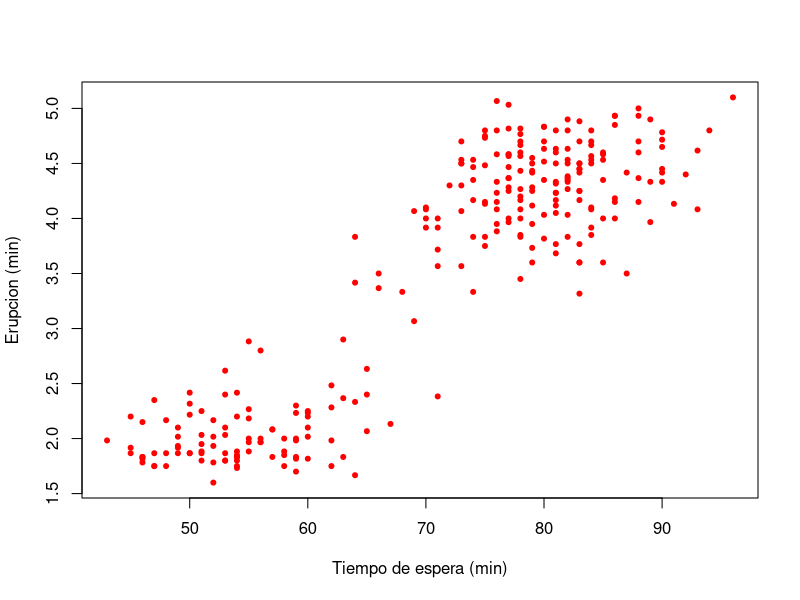
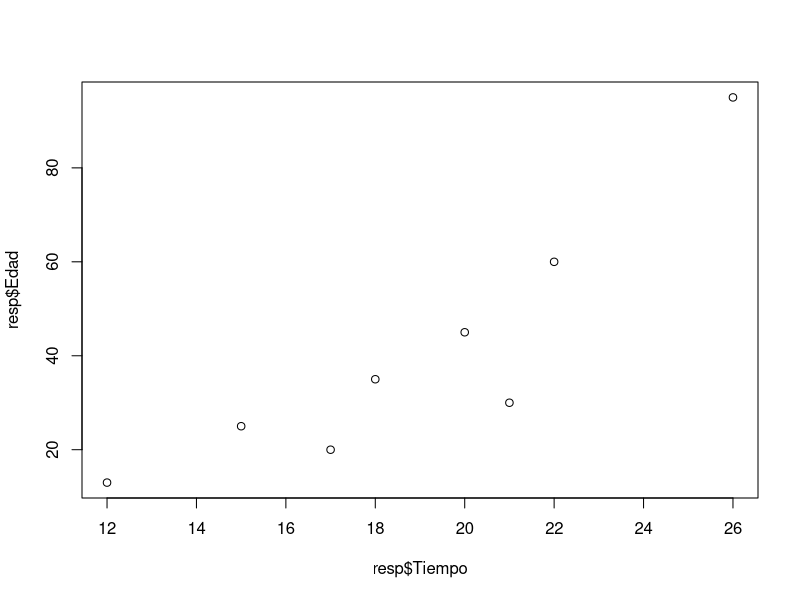
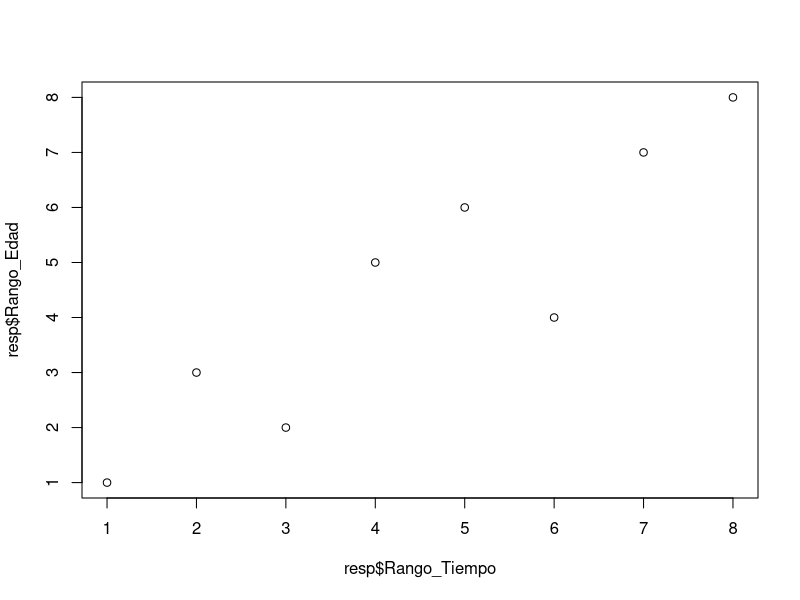

Write the R code that produced these figures, in order.
# Laboratorio 6
# Correlacion de Pearson
# Datos del geyser Old Faithful
# Héctor B.C.
# 24/09/2025

data("faithful")

plot(faithful$waiting, faithful$eruptions,
     xlab = "Tiempo de espera (min)",
     ylab = "Erupcion (min)",
     col = "red",
     pch = 20)      # Correlacion postiva

# Correlacionar las dos variables

# ==================================================
# Pearson solo se utiliza cuando hay datos normales
# ==================================================

shapiro.test(faithful$eruptions)
shapiro.test(faithful$waiting)

cor.test(faithful$waiting, faithful$eruptions,
         method = "pearson")

# ==================================================
# Spearman se utiliza como contraparte para datos no normales
# ==================================================

cor.test(faithful$waiting, faithful$eruptions,
         method = "spearman")

# Continuacion del laboratorio 6 25/09/2025


resp <- data.frame(
  Tiempo = c(12, 15, 17, 18, 20, 21, 22, 26),
  Edad = c(13, 25, 20, 35, 45, 30, 60, 95)
)
resp

resp$Rango_Tiempo <- rank(resp$Tiempo, ties.method = "first")
resp$Rango_Edad <- rank(resp$Edad, ties.method = "first")

# Ver resultado
resp

plot(resp$Tiempo, resp$Edad)
plot(resp$Rango_Tiempo, resp$Rango_Edad)

resp$dif <- resp$Rango_Tiempo - resp$Rango_Edad
resp$dif2 <- resp$dif^2
sum(resp$dif2)

cor.test(resp$Rango_Tiempo, resp$Rango_Edad, method = "spearman")
cor.test(resp$Tiempo, resp$Edad, method = "spearman")


# Tau Kendall

tau <- data.frame (
  A = c(1,2,3,4,5,6),
  B = c(3,1,4,2,6,5)
)
cor.test(tau$A, tau$B, method = "kendall")

# Punto Biserial
# Numero de observaciones

n <- 20

# Generar horas de estudio (entre 1 y 10)

Horas_estudio <- sample(1:10, n, replace = TRUE)

Resultado <- sapply(Horas_estudio, function(horas) {
  ifelse(runif(1) < (horas / 10), "Aprobado", "Reprobado")
})








